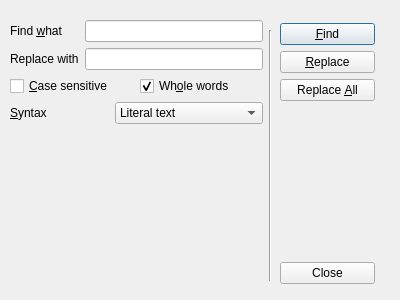
<?xml version="1.0" encoding="UTF-8"?>
<ui version="4.0">
 <class>FindAndReplaceDlg</class>
 <widget class="QDialog" name="FindAndReplaceDlg">
  <property name="geometry">
   <rect>
    <x>0</x>
    <y>0</y>
    <width>400</width>
    <height>300</height>
   </rect>
  </property>
  <property name="windowTitle">
   <string>Find and Replace</string>
  </property>
  <widget class="Line" name="line">
   <property name="geometry">
    <rect>
     <x>260</x>
     <y>30</y>
     <width>20</width>
     <height>251</height>
    </rect>
   </property>
   <property name="orientation">
    <enum>Qt::Vertical</enum>
   </property>
  </widget>
  <widget class="QWidget" name="">
   <property name="geometry">
    <rect>
     <x>10</x>
     <y>20</y>
     <width>253</width>
     <height>261</height>
    </rect>
   </property>
   <layout class="QVBoxLayout" name="verticalLayout">
    <item>
     <layout class="QGridLayout" name="gridLayout">
      <item row="0" column="0">
       <widget class="QLabel" name="label">
        <property name="text">
         <string>Find &amp;what</string>
        </property>
        <property name="buddy">
         <cstring>findLineEdit</cstring>
        </property>
       </widget>
      </item>
      <item row="0" column="1">
       <widget class="QLineEdit" name="findLineEdit"/>
      </item>
      <item row="1" column="0">
       <widget class="QLabel" name="label_2">
        <property name="text">
         <string>Replace with</string>
        </property>
        <property name="buddy">
         <cstring>replaceLineEdit</cstring>
        </property>
       </widget>
      </item>
      <item row="1" column="1">
       <widget class="QLineEdit" name="replaceLineEdit"/>
      </item>
     </layout>
    </item>
    <item>
     <layout class="QHBoxLayout" name="horizontalLayout">
      <item>
       <widget class="QCheckBox" name="caseCheckBox">
        <property name="text">
         <string>&amp;Case sensitive</string>
        </property>
       </widget>
      </item>
      <item>
       <widget class="QCheckBox" name="wholCheckBox">
        <property name="text">
         <string>Wh&amp;ole words</string>
        </property>
        <property name="checked">
         <bool>true</bool>
        </property>
       </widget>
      </item>
     </layout>
    </item>
    <item>
     <layout class="QHBoxLayout" name="horizontalLayout_2">
      <item>
       <widget class="QLabel" name="label_3">
        <property name="text">
         <string>&amp;Syntax</string>
        </property>
        <property name="buddy">
         <cstring>syntaxComboBox</cstring>
        </property>
       </widget>
      </item>
      <item>
       <widget class="QComboBox" name="syntaxComboBox">
        <item>
         <property name="text">
          <string>Literal text</string>
         </property>
        </item>
        <item>
         <property name="text">
          <string>Regular expression_r</string>
         </property>
        </item>
       </widget>
      </item>
     </layout>
    </item>
    <item>
     <spacer name="verticalSpacer">
      <property name="orientation">
       <enum>Qt::Vertical</enum>
      </property>
      <property name="sizeHint" stdset="0">
       <size>
        <width>20</width>
        <height>40</height>
       </size>
      </property>
     </spacer>
    </item>
   </layout>
  </widget>
  <widget class="QWidget" name="">
   <property name="geometry">
    <rect>
     <x>280</x>
     <y>23</y>
     <width>95</width>
     <height>261</height>
    </rect>
   </property>
   <layout class="QVBoxLayout" name="verticalLayout_2">
    <item>
     <widget class="QPushButton" name="findButton">
      <property name="text">
       <string>&amp;Find</string>
      </property>
     </widget>
    </item>
    <item>
     <widget class="QPushButton" name="replaceButton">
      <property name="text">
       <string>&amp;Replace</string>
      </property>
     </widget>
    </item>
    <item>
     <widget class="QPushButton" name="replaceAllButton">
      <property name="text">
       <string>Replace &amp;All</string>
      </property>
     </widget>
    </item>
    <item>
     <spacer name="verticalSpacer_2">
      <property name="orientation">
       <enum>Qt::Vertical</enum>
      </property>
      <property name="sizeHint" stdset="0">
       <size>
        <width>20</width>
        <height>40</height>
       </size>
      </property>
     </spacer>
    </item>
    <item>
     <widget class="QPushButton" name="closeButton">
      <property name="text">
       <string>Close</string>
      </property>
     </widget>
    </item>
   </layout>
  </widget>
 </widget>
 <resources/>
 <connections>
  <connection>
   <sender>closeButton</sender>
   <signal>clicked()</signal>
   <receiver>FindAndReplaceDlg</receiver>
   <slot>reject()</slot>
   <hints>
    <hint type="sourcelabel">
     <x>293</x>
     <y>273</y>
    </hint>
    <hint type="destinationlabel">
     <x>250</x>
     <y>280</y>
    </hint>
   </hints>
  </connection>
 </connections>
</ui>
